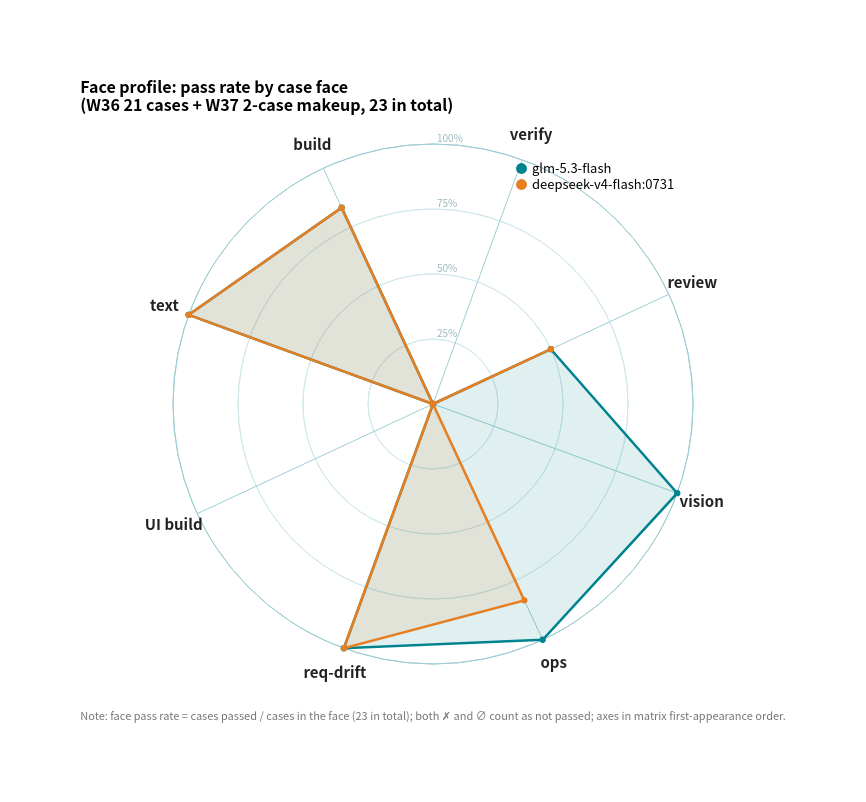

Write a Vega-Lite specification for this figure.
### Vega specification from a JSON file in a GitHub repository (floating-point values rounded to 4 significant figures)
{"$schema": "https://vega.github.io/schema/vega/v5.json", "background": "white", "width": 520, "height": 520, "padding": 80, "title": {"text": ["Face profile: pass rate by case face", "(W36 21 cases + W37 2-case makeup, 23 in total)"], "fontSize": 16, "anchor": "start", "offset": 14, "font": "Noto Sans CJK SC", "subtitleFont": "Noto Sans CJK SC"}, "signals": [{"name": "radius", "update": "width / 2"}], "data": [{"name": "table", "values": [{"key": "text", "category": "glm-5.3-flash", "value": 1.0}, {"key": "build", "category": "glm-5.3-flash", "value": 0.833}, {"key": "verify", "category": "glm-5.3-flash", "value": 0.0}, {"key": "review", "category": "glm-5.3-flash", "value": 0.5}, {"key": "vision", "category": "glm-5.3-flash", "value": 1.0}, {"key": "ops", "category": "glm-5.3-flash", "value": 1.0}, {"key": "req-drift", "category": "glm-5.3-flash", "value": 1.0}, {"key": "UI build", "category": "glm-5.3-flash", "value": 0.0}, {"key": "text", "category": "glm-5.3-flash", "value": 1.0, "close": true}, {"key": "text", "category": "deepseek-v4-flash:0731", "value": 1.0}, {"key": "build", "category": "deepseek-v4-flash:0731", "value": 0.833}, {"key": "verify", "category": "deepseek-v4-flash:0731", "value": 0.0}, {"key": "review", "category": "deepseek-v4-flash:0731", "value": 0.5}, {"key": "vision", "category": "deepseek-v4-flash:0731", "value": 0.0}, {"key": "ops", "category": "deepseek-v4-flash:0731", "value": 0.833}, {"key": "req-drift", "category": "deepseek-v4-flash:0731", "value": 1.0}, {"key": "UI build", "category": "deepseek-v4-flash:0731", "value": 0.0}, {"key": "text", "category": "deepseek-v4-flash:0731", "value": 1.0, "close": true}]}, {"name": "keys", "values": ["text", "build", "verify", "review", "vision", "ops", "req-drift", "UI build"]}, {"name": "ticks", "values": [{"f": 0.25}, {"f": 0.5}, {"f": 0.75}, {"f": 1.0}]}], "scales": [{"name": "angular", "type": "point", "domain": {"data": "keys", "field": "data"}, "range": {"signal": "[-PI + 0.35, PI + 0.35 - 2 * PI / 8]"}}, {"name": "radial", "type": "linear", "domain": [0, 1], "range": {"signal": "[0, radius]"}, "zero": true, "nice": false}, {"name": "color", "type": "ordinal", "domain": ["glm-5.3-flash", "deepseek-v4-flash:0731"], "range": ["#00838F", "#E67E22"]}], "legends": [{"fill": "color", "orient": "top-right", "title": null, "labelFontSize": 13, "symbolSize": 120, "labelLimit": 0, "labelFont": "Noto Sans CJK SC"}], "marks": [{"type": "arc", "encode": {"enter": {"x": {"signal": "0.5 * width"}, "y": {"signal": "0.5 * height"}, "startAngle": {"value": 0}, "endAngle": {"signal": "2 * PI"}, "innerRadius": {"signal": "0.25 * radius"}, "outerRadius": {"signal": "0.25 * radius"}, "stroke": {"value": "#cfe8ec"}, "strokeWidth": {"value": 1}}}}, {"type": "arc", "encode": {"enter": {"x": {"signal": "0.5 * width"}, "y": {"signal": "0.5 * height"}, "startAngle": {"value": 0}, "endAngle": {"signal": "2 * PI"}, "innerRadius": {"signal": "0.5 * radius"}, "outerRadius": {"signal": "0.5 * radius"}, "stroke": {"value": "#cfe8ec"}, "strokeWidth": {"value": 1}}}}, {"type": "arc", "encode": {"enter": {"x": {"signal": "0.5 * width"}, "y": {"signal": "0.5 * height"}, "startAngle": {"value": 0}, "endAngle": {"signal": "2 * PI"}, "innerRadius": {"signal": "0.75 * radius"}, "outerRadius": {"signal": "0.75 * radius"}, "stroke": {"value": "#cfe8ec"}, "strokeWidth": {"value": 1}}}}, {"type": "arc", "encode": {"enter": {"x": {"signal": "0.5 * width"}, "y": {"signal": "0.5 * height"}, "startAngle": {"value": 0}, "endAngle": {"signal": "2 * PI"}, "innerRadius": {"signal": "1.0 * radius"}, "outerRadius": {"signal": "1.0 * radius"}, "stroke": {"value": "#9fcdd4"}, "strokeWidth": {"value": 1}}}}, {"type": "text", "from": {"data": "ticks"}, "encode": {"enter": {"x": {"signal": "0.5 * width + 4"}, "y": {"signal": "0.5 * height - datum.f * radius"}, "text": {"signal": "format(datum.f, '.0%')"}, "fontSize": {"value": 10}, "fill": {"value": "#9ab8bd"}, "align": {"value": "left"}, "baseline": {"value": "bottom"}, "font": {"value": "Noto Sans CJK SC"}}}}, {"type": "rule", "from": {"data": "keys"}, "encode": {"enter": {"x": {"signal": "0.5 * width"}, "y": {"signal": "0.5 * height"}, "x2": {"signal": "0.5 * width + radius * cos(scale('angular', datum.data))"}, "y2": {"signal": "0.5 * height + radius * sin(scale('angular', datum.data))"}, "stroke": {"value": "#9fcdd4"}, "strokeWidth": {"value": 1}}}}, {"type": "text", "from": {"data": "keys"}, "encode": {"enter": {"x": {"signal": "0.5 * width + (radius + 26) * cos(scale('angular', datum.data))"}, "y": {"signal": "0.5 * height + (radius + 26) * sin(scale('angular', datum.data))"}, "text": {"field": "data"}, "fontSize": {"value": 15}, "fontWeight": {"value": "bold"}, "align": {"value": "center"}, "baseline": {"value": "middle"}, "fill": {"value": "#222"}, "font": {"value": "Noto Sans CJK SC"}}}}, {"type": "group", "from": {"facet": {"name": "cats", "data": "table", "groupby": "category"}}, "marks": [{"type": "line", "from": {"data": "cats"}, "encode": {"enter": {"x": {"signal": "0.5 * width + scale('radial', datum.value) * cos(scale('angular', datum.key))"}, "y": {"signal": "0.5 * height + scale('radial', datum.value) * sin(scale('angular', datum.key))"}, "stroke": {"scale": "color", "field": {"parent": "category"}}, "strokeWidth": {"value": 2.5}, "fill": {"scale": "color", "field": {"parent": "category"}}, "fillOpacity": {"value": 0.12}}}}, {"type": "symbol", "from": {"data": "cats"}, "encode": {"enter": {"x": {"signal": "0.5 * width + scale('radial', datum.value) * cos(scale('angular', datum.key))"}, "y": {"signal": "0.5 * height + scale('radial', datum.value) * sin(scale('angular', datum.key))"}, "size": {"value": 40}, "fill": {"scale": "color", "field": {"parent": "category"}}}}}]}, {"type": "text", "encode": {"enter": {"x": {"signal": "0.5 * width"}, "y": {"signal": "height + 56"}, "text": {"value": "Note: face pass rate = cases passed / cases in the face (23 in total); both ✗ and ∅ count as not passed; axes in matrix first-appearance order."}, "fontSize": {"value": 11}, "fill": {"value": "#777"}, "align": {"value": "center"}, "font": {"value": "Noto Sans CJK SC"}}}}]}
